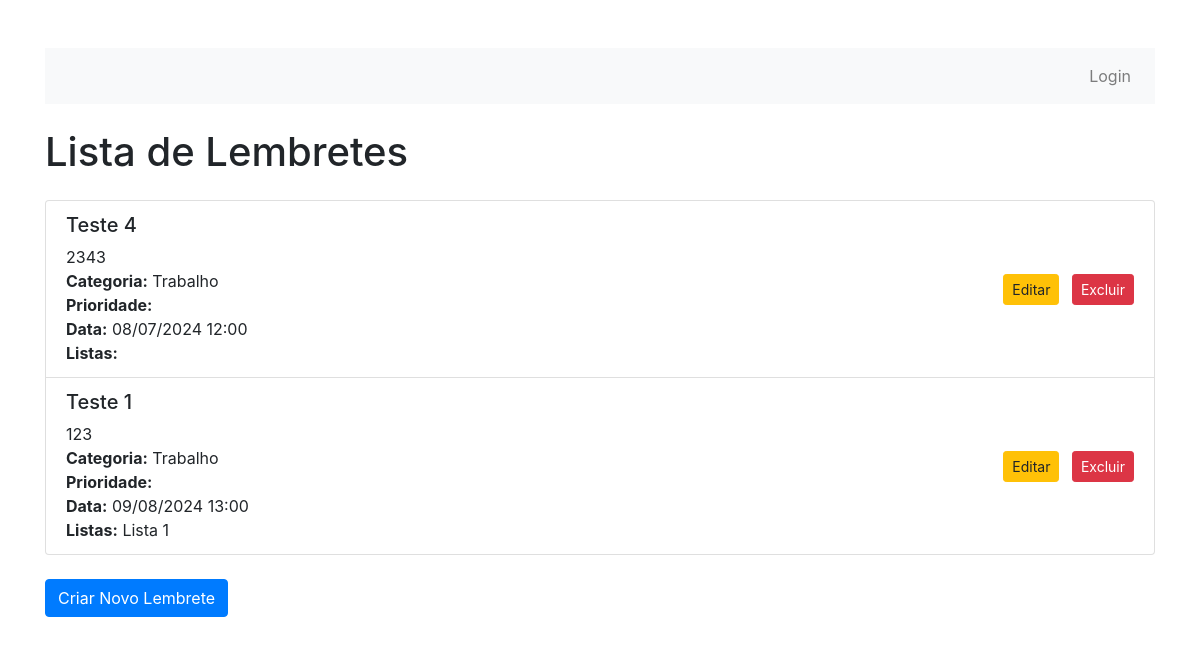
Page /lembretes/ on the committed database.
### lembretes/models.py (models this page shows, shortened)
class Lembrete(models.Model):
    titulo = models.CharField(max_length=200)
    descricao = models.TextField()
    data_lembrete = models.DateTimeField()
    prioridade = models.IntegerField(choices=[(1, 'Alta'), (2, 'Média'), (3, 'Baixa')])
    categoria = models.ForeignKey(Categoria, on_delete=models.CASCADE, related_name='lembretes', null=True, blank=True)
    user = models.ForeignKey(User, on_delete=models.CASCADE)
    listas = models.ManyToManyField('Lista', blank=True)

class Lista(models.Model):
    nome = models.CharField(max_length=100)
    descricao = models.TextField(blank=True, null=True)
    usuario = models.ForeignKey(User, on_delete=models.CASCADE)

### categorias/models.py (models this page shows, shortened)
class Categoria(models.Model):
    nome = models.CharField(max_length=100)
    descricao = models.TextField(blank=True)

### lembretes/views.py (the view)
# urls.py: path('', views.index, name='index'),
def index(request):
    lembretes = Lembrete.objects.all()
    return render(request, 'lembretes/lista_lembretes.html', {'lembretes': lembretes})

### lembretes/templates/lembretes/lista_lembretes.html (shortened to what this page needs)
<!DOCTYPE html>
<html lang="en">
<head>
    <link href="https://stackpath.bootstrapcdn.com/bootstrap/4.5.2/css/bootstrap.min.css" rel="stylesheet">
</head>
<body>
    <div class="container mt-5">
        <nav class="navbar navbar-expand-lg navbar-light bg-light mb-4">
            <div class="collapse navbar-collapse" id="navbarNav">
                <ul class="navbar-nav ml-auto">
                    {% if user.is_authenticated %}
                        <li class="nav-item">
                            <form method="post" action="{% url 'logout' %}" class="form-inline">
                                {% csrf_token %}
                                <button type="submit" class="btn btn-link nav-link" style="border: none; padding: 0;">Logout</button>
                            </form>
                        </li>
                    {% else %}
                        <li class="nav-item">
                            <a class="nav-link" href="{% url 'login' %}">Login</a>
                        </li>
                    {% endif %}
                </ul>
            </div>
        </nav>
        <h1 class="mb-4">Lista de Lembretes</h1>
        <ul class="list-group mb-4">
            {% for lembrete in lembretes %}
                <li class="list-group-item d-flex justify-content-between align-items-center">
                    <div>
                        <h5>{{ lembrete.titulo }}</h5>
                        <p class="mb-0">{{ lembrete.descricao }}</p>
                        <p class="mb-0"><strong>Categoria:</strong> {{ lembrete.categoria.nome }}</p>
                        <p class="mb-0"><strong>Prioridade:</strong> {{ lembrete.prioridade.nome }}</p>
                        <p class="mb-0"><strong>Data:</strong> {{ lembrete.data_lembrete|date:"d/m/Y H:i" }}</p>
                        <p class="mb-0"><strong>Listas:</strong>
                            {% for lista in lembrete.listas.all %}
                                {{ lista.nome }}{% if not forloop.last %}, {% endif %}
                            {% endfor %}
                        </p>
                    </div>
                    <div>
                        <a href="{% url 'edit_lembrete' lembrete.id %}" class="btn btn-warning btn-sm mr-2">Editar</a>
                        <a href="{% url 'delete_lembrete' lembrete.id %}" class="btn btn-danger btn-sm">Excluir</a>
                    </div>
                </li>
            {% endfor %}
        </ul>
        <a href="{% url 'create_lembrete' %}" class="btn btn-primary">Criar Novo Lembrete</a>
    </div>
</body>
</html>

### rows in the picture
Lembrete: titulo "Teste 4", descricao "2343", categoria.nome "Trabalho", data_lembrete "08/07/2024 12:00"
Lembrete: titulo "Teste 1", descricao "123", categoria.nome "Trabalho", data_lembrete "09/08/2024 13:00"
Lista: nome "Lista 1"
